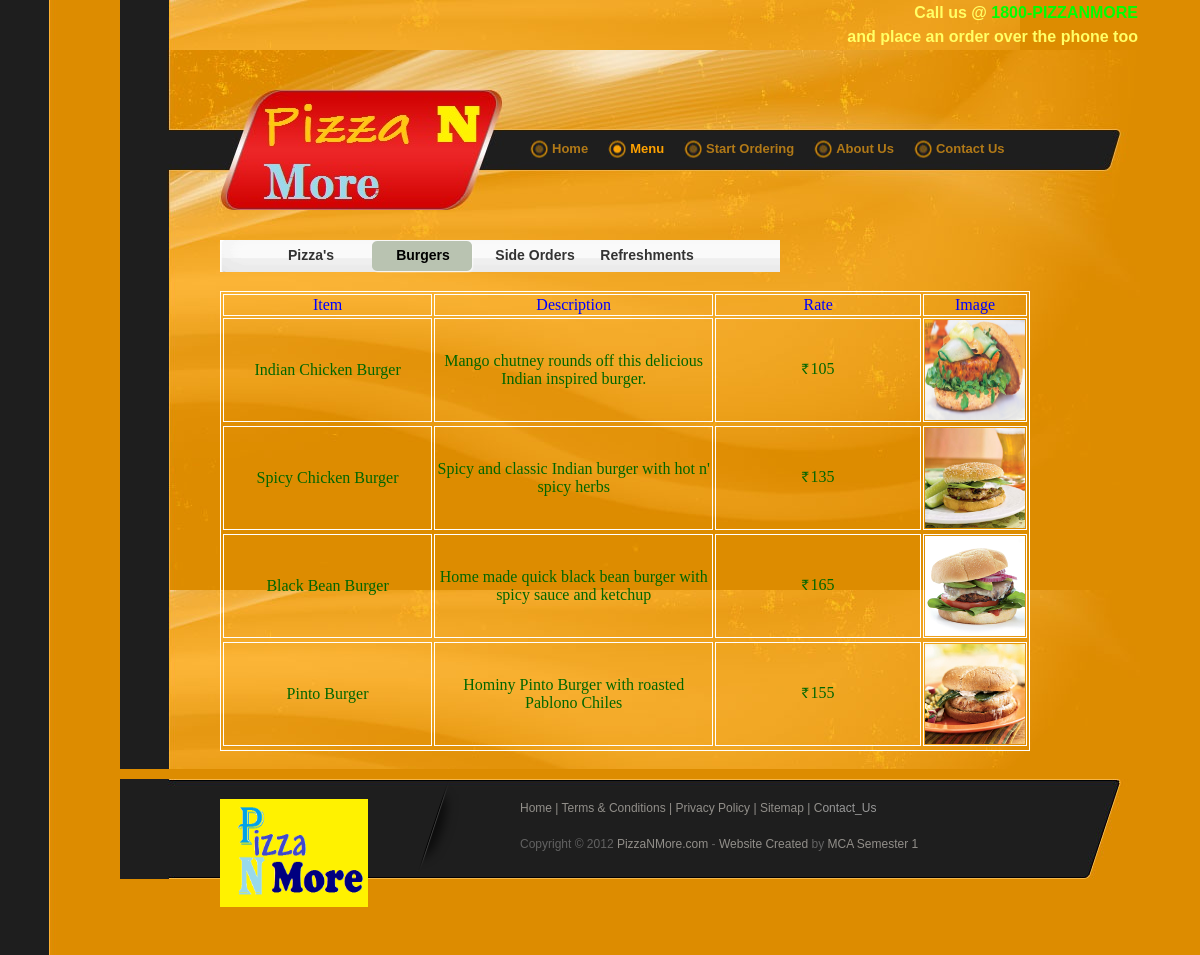
Page /menu_burgers.php on the committed database.
### tables this page shows
CREATE TABLE IF NOT EXISTS `products` (
  `product_id` varchar(10) NOT NULL,
  `product_name` varchar(50) NOT NULL,
  `product_description` text NOT NULL,
  `product_category` varchar(50) NOT NULL,
  `product_price` int(11) NOT NULL,
  `product_image` varchar(100) NOT NULL,
  PRIMARY KEY (`product_id`)
);

### menu_burgers.php (the view, shortened to what this page needs)
<!DOCTYPE html PUBLIC "-//W3C//DTD XHTML 1.0 Transitional//EN" "http://www.w3.org/TR/xhtml1/DTD/xhtml1-transitional.dtd">
<html xmlns="http://www.w3.org/1999/xhtml">
<head>
<link href="templatemo_style.css" rel="stylesheet" type="text/css" />
<link href="rupees.css" rel="stylesheet" type="text/css" />
</head>
<body>
<div id="templatemo_content2">
  <table width="1021" height="50">
  <tr>
    <td colspan="2" rowspan="2">&nbsp;</td>
    <td><div align="right"><strong><span class="style25">Call us @ <span class="style29">1800-PIZZANMORE</span> </span></strong></div></td>
  </tr>
  <tr>
    <td><div align="right"><strong><span class="style25">and place an order over the phone too </span></strong></div></td>
  </tr>
</table>
</div>
<div id="templatemo_header">
    <div id="templatemo_menu">
        <ul>
            <li><a href="index.php" >Home</a><a class="current">Menu</a></li>
            <li><a href="startordering.php">Start Ordering </a></li>
            <li><a href="aboutus.php">About Us </a></li>
            <li><a href="contactus.php">Contact Us</a></li>
        </ul>
  </div>
</div>
<div id="templatemo_content">
 <div id="templ_menu">
            <ul>
                <li><a href="menu.php" >Pizza's</a></li>
                <li><a class="current">Burgers</a></li>
                <li><a href="menu_sideorders.php">Side Orders</a></li>
                <li><a href="menu_refreshments.php">Refreshments</a></li>
          	</ul>
  </div>
 <span class="style555">
 <?php
$query = mysql_query("select * from products where product_category='burgers'");
echo '<table width="90%" border="1" bordercolor=White>';
echo '<tr><td align="CENTER"><font color="blue">Item</font></td><td align="CENTER"><font color="blue">Description</font></td><td align="CENTER"><font color="blue">Rate</font></td><td align="CENTER"><font color="blue">Image</font></td></tr>';
while($row = mysql_fetch_array($query)) {
echo '<tr>';
echo '<td width="30%" align="CENTER">';
echo $row['product_name'];
echo '</td>';
echo '<td width="40%" align="CENTER">';
echo $row['product_description'];
echo '</td>';
echo '<td width="30%" align="CENTER">';
echo '<span class="WebRupee">Rs.</span>';
echo $row['product_price'];
echo '</td>';
echo '<td align="CENTER">';
$contant=$row['product_image'];
echo '<img src="'.$contant.'" height="100px" width="100px">';
echo '</td>';
echo '<tr>';
}
echo '</table>';
?>
</span>
 <p>&nbsp;</p>
</div>
  <div id="templatemo_footer">
	<div id="footer_logo">
    	<a href="index.php"><img src="img/Logo.png" alt="LOGO" width="148" height="108" /></a>
      <p>&nbsp;</p>
  </div>
  	<div id="footer_right">
	    <span class="style1"><a href="index.php" class="current">Home</a> |
        <a href="termsandconditions.php">Terms &amp; Conditions </a> |<a href="privacypolicy.php"> Privacy Policy</a> |
        <a href="sitemap.php">Sitemap</a> |
        <a href="contactus.php">C<span class="style31">ontact_</span></a></span><a href="contactus.php"><span class="style31">Us</span></a><br />
        <br />
    	Copyright © 2012 <a href="#" class="style2">PizzaNMore.com</a> -
  <a href="http://www.iwebsitetemplate.com" target="_parent">Website Created</a> by<span class="style1"> MCA Semester 1 </span></div>
</div>
</body>
</html>

### templatemo_style.css (style rules this page uses)
body { margin: 0px; margin-left:10%; padding: 0px; color: #000; font-family: Tahoma, Geneva, sans-serif; font-size: 12px; line-height: 1.5em; background-color: #dd8c00; background-image: url(images/templatemo_body.jpg); background-repeat: repeat-y; background-position: left }
a, a:link, a:visited { color: #990000; text-decoration: none; }
p { margin: 0 0 10px 0; padding: 0; }
img { border: none; }
#templatemo_header { width: 920px; height: 160px; padding: 0 50px; background: url(images/templatemo_header2.jpg) left top }
#templatemo_menu { float: right; width: 560px; height: 40px; margin: 80px 20px 0 0 }
#templatemo_menu ul { margin: 0; padding: 10px 0 0 0; list-style: none; }
#templatemo_menu ul li { padding: 0; margin: 0; display: inline; }
#templatemo_menu ul li a { float: left; display: block; padding-left: 22px; margin-left: 20px; font-size: 13px; color: #b17917; text-decoration: none; font-weight: bold; text-align: center; outline: none; background:url(images/templatmeo_menu.jpg) left center no-repeat }
#templatemo_menu ul li a:hover, #templatemo_menu ul .current { color: #ffa200; background: url(images/templatemo_menu_hover.jpg) left center no-repeat }
#templatemo_content { width: 900px; padding: 30px 20px 0 100px; background: url(images/templatemo_main.jpg) left top repeat }
#templatemo_content2 { width: 900px; background: url(images/templatemo_main.jpg) left top repeat }
#templatemo_footer { width: 900px; height: 100px; padding: 0 20px 0 100px; margin-bottom: 50px; color: #626262; background: url(images/templatemo_footer.jpg) left top no-repeat }
#templatemo_footer a { color: #928f8a }
#footer_logo { float: left; width: 180px; background: url(images/templatemo_footer_divider.png) right top no-repeat; padding: 20px 60px 20px 0; }
#footer_right { float: right; width: 550px; padding: 20px 50px 20px; }
#templ_menu { width: 550px; height: 40px; padding: 1px 5px 0; background: url(images/submenu2.png) no-repeat; }
#templ_menu ul { margin: 0; padding: 0 35px; list-style: none; }
#templ_menu ul li { padding: 0px; margin: 0px; display: inline; }
#templ_menu ul li a { float: left; display: block; width: 102px; height: 27px; padding: 5px 0 0 0; margin: 0 10px 0 0 ; font-size: 14px; text-align: center; text-decoration: none; color: #333; font-weight: bold; outline: none; border: none; }
#templ_menu ul li a:hover, #templ_menu ul li .current { color: #000; background: url(images/submenu.png) no-repeat; }

### rupees.css (style rules this page uses)
.WebRupee { font-size:14px; font-family:'WebRupee'; }
html>body .WebRupee { margin-right:2px; }
html>body .WebRupee { *margin-right:0; }

### menu_burgers.php (style rules this page uses)
.style2 { color: #EE0000 }
.style25 { font-size: 16px; color: #FFFF66; }
.style29 { color: #00FF00 }
.style31 { color: #999999 }

### rows in the picture
products: product_name "Indian Chicken Burger", product_description "Mango chutney rounds off this delicious Indian inspired burger.", product_price "105", product_image (picture)
products: product_name "Spicy Chicken Burger", product_description "Spicy and classic Indian burger with hot n' spicy herbs", product_price "135", product_image (picture)
products: product_name "Black Bean Burger", product_description "Home made quick black bean burger with spicy sauce and ketchup", product_price "165", product_image (picture)
products: product_name "Pinto Burger", product_description "Hominy Pinto Burger with roasted Pablono Chiles", product_price "155", product_image (picture)
